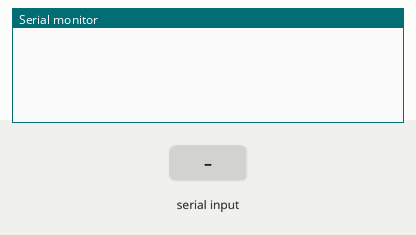
Simulated run of this sketch. Board: Arduino Uno, built with avr-gcc and run on an emulated ATmega328P. On the bench: the last lines printed to the serial monitor. The inputs (shaded band) are chosen by the test bench.

Above: at 2.0 s.
2.1 s: "TIMEOBC\n" received over Serial
At 3.8 s:
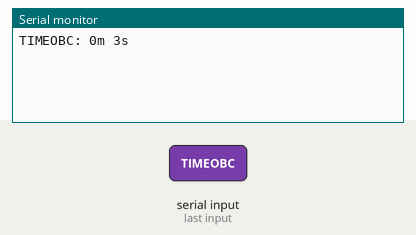
4.5 s: "RTIMEOBC\n" received over Serial
At 5.4 s:
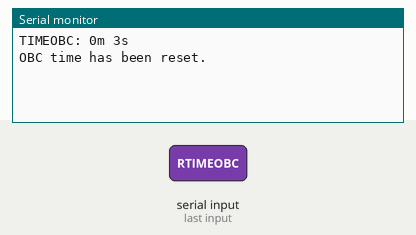
6.5 s: "TEMPOBC\n" received over Serial
At 8.1 s:
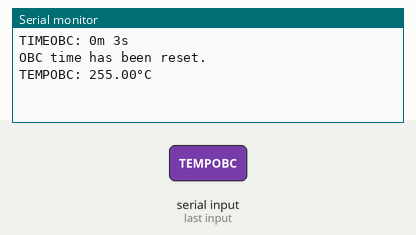

The sketch:

EX7_TIMEOBC_RTIMEOBC_TEMPOBC.ino
```cpp
#define PIN_OBCTEMP A1

int elapsedTimeSeconds = 0;
int elapsedTimeMinutes = 0;

void setup() {
  Serial.begin(9600);
}

void loop() {
  delay(1000); // Delay for 1 second

  elapsedTimeSeconds++;
  if (elapsedTimeSeconds >= 60) {
    elapsedTimeSeconds = 0;
    elapsedTimeMinutes++;
  }

  if (Serial.available() > 0) {
    String command = Serial.readStringUntil('\n');
    command.trim(); // Remove leading and trailing whitespace

    if (command.equals("TIMEOBC")) {
      getTimeOBC();
    } else if (command.equals("RTIMEOBC")) {
      resetTimeOBC();
    } else if (command.equals("TEMPOBC")) {
      getTempOBC();
    }
  }
}

void getTimeOBC() {
  // Function to get and print the current time of OBC
  Serial.print("TIMEOBC: ");
  Serial.print(elapsedTimeMinutes);
  Serial.print("m ");
  Serial.print(elapsedTimeSeconds);
  Serial.println("s");
}

void resetTimeOBC() {
  // Function to reset the time of OBC
  elapsedTimeSeconds = 0;
  elapsedTimeMinutes = 0;
  Serial.println("OBC time has been reset.");
}

void getTempOBC() {
  // Function to get and print the temperature of OBC
  int reading = analogRead(A1);
  float temp = (reading * (5100.00 / 1024.00)) / 10.00;

  Serial.print("TEMPOBC: ");
  Serial.print(temp);
  Serial.println("°C");
}
```

Measured:
- after the input at 2.1 s, the serial monitor: prints a new line after 0.90 s (image 1)
- after the input at 4.5 s, the serial monitor: prints a new line after 0.50 s (image 2)
- after the input at 6.5 s, the serial monitor: prints a new line after 0.50 s (image 3)
